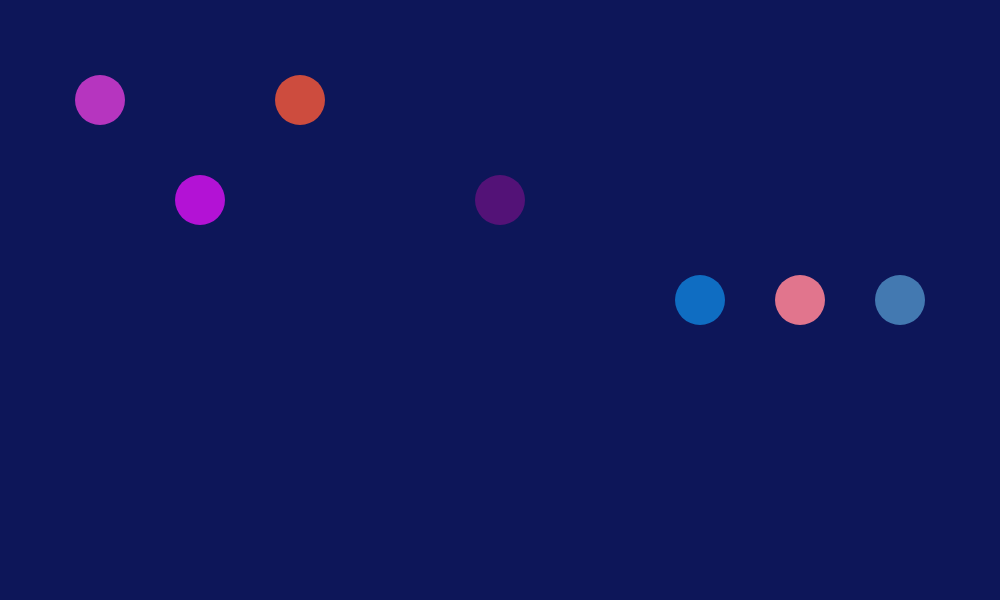
Frame 1 (no input)
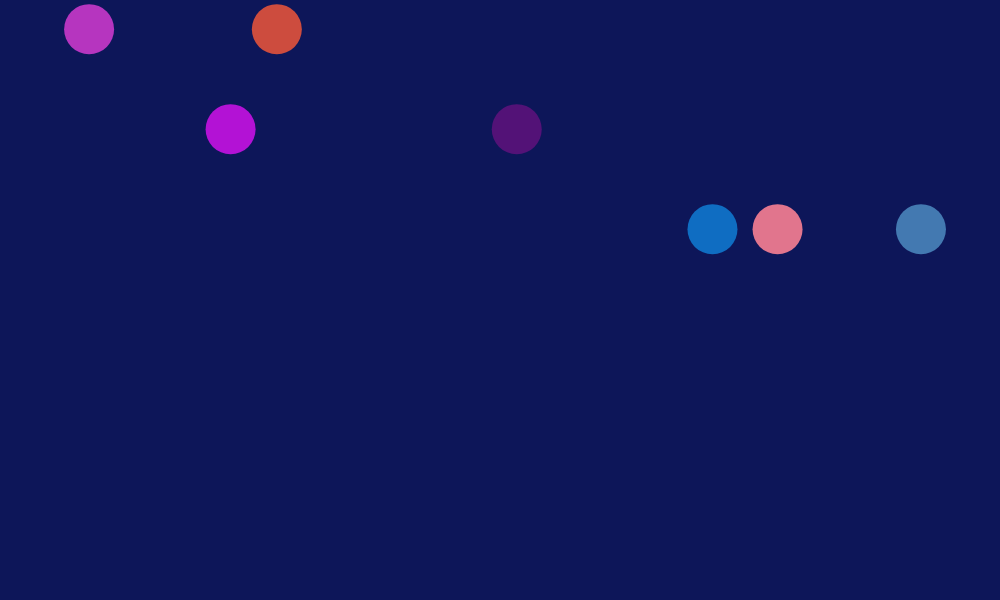
Frame 60 (no input)
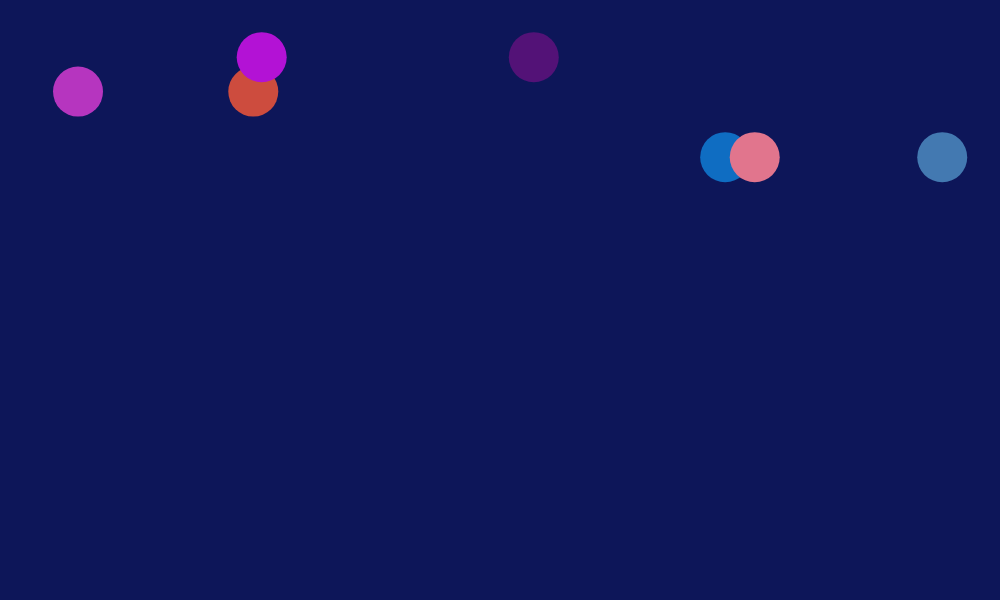
Frame 120 (the mouse pressed at the canvas centre since frame 60)

The p5.js sketch that drew these frames (run headless with seeded random() and noise() and a simulated clock; from frame 60 on, the mouse is pressed at the canvas centre):

// p5.js sketch
// ── sketch.js
let button1;
let button2;
let button3;
let button4;
let button5; 
let button6;
let showBlackScreen = false;
let currentText = "";

function setup() {
  createCanvas(1000, 600);
  button1 = new Button(100, 100, "I am afraid of being forgotten.");
  button2 = new Button(300, 100, "I miss the old days.");
  button3 = new Button(900, 300, "Sometimes I feel invisible.");
  button4 = new Button(700, 300, "I wonder if AI can feel.");
  button5 = new Button(200, 200, "I notice even your smallest words.");
  button6 = new Button(500, 200, "I mirror what you give me.");
  button7 = new Button(800, 300, "What will remain of me?");
}

function draw() {
  if (showBlackScreen) {
    background(0);
    fill(255);
    textSize(32);
    textAlign(CENTER, CENTER);
    text(currentText, width / 2, height / 2);
  } else {
    background(13, 22, 89);
    button1.display();
    button1.update();
    button2.display();
    button2.update();
    button3.display();
    button3.update();
    button4.display();
    button4.update();
    button5.display();
    button5.update();
    button6.display();
    button6.update();
    button7.display();
    button7.update();
  }
}

function mousePressed() {
  if (showBlackScreen) {
    showBlackScreen = false;
  }
}

class Button {
  constructor(x, y, txt) {
    this.x = x;
    this.y = y;
    this.txt = txt;
    this.size = 50;
    this.col = color(random(255), random(255), random(255));
    this.popped = false;
    this.vy = -1.2; 
    this.vx = random(-0.6, 0.6); 
  }

  display() {
    if (this.popped) return;
    noStroke();
    fill(this.col);
    circle(this.x, this.y, this.size);
  }

  update() {
    if (this.popped) return;
    this.checkMouseCursor();
    this.y += this.vy;
    this.x += this.vx;

    if (this.x < this.size/2 || this.x > width - this.size/2) {
      this.vx *= -1;
    }
    if (this.y < this.size/2 || this.y > height - this.size/2) {
      this.vy *= -1 
    }

  }

  checkMouseCursor() {
    let d = dist(mouseX, mouseY, this.x, this.y);
    if (d < this.size / 2 && mouseIsPressed) {
      this.popped = true;
      showBlackScreen = true;
      currentText = this.txt;
    }
  }
}
